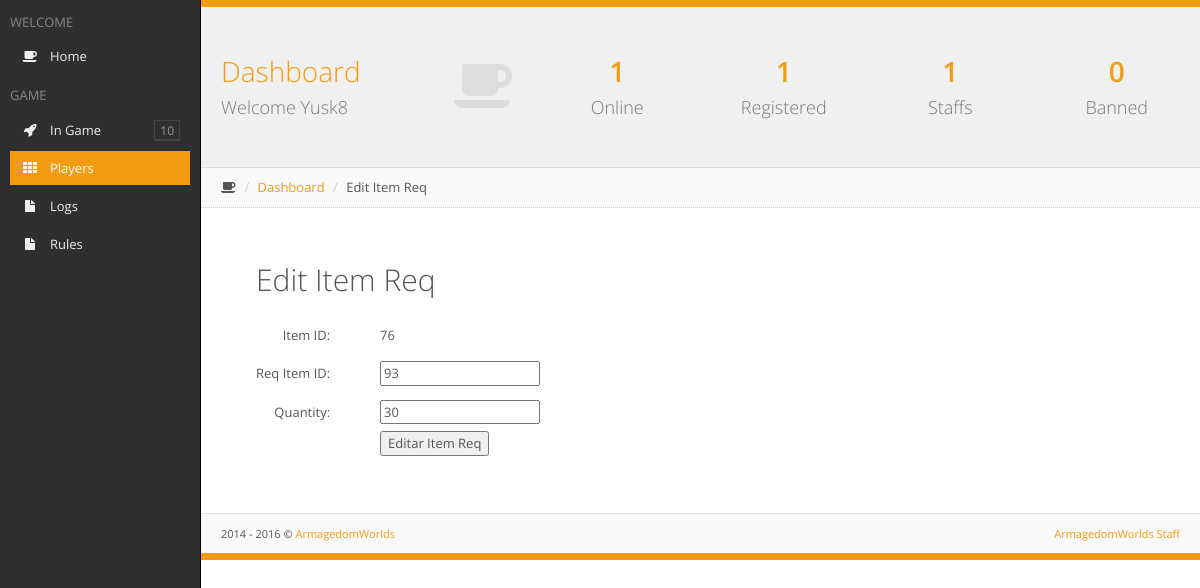
The app's page /Account/additemreq.php?edit=76 (signed in) with its own data.
### tables this page shows
CREATE TABLE `items_requirements` (
  `ItemID` int(11) UNSIGNED NOT NULL,
  `ReqItemID` int(11) UNSIGNED NOT NULL,
  `Quantity` smallint(6) UNSIGNED NOT NULL
);

### Account/template/css/fonts/config.php (called while the page is built, shortened)
<?php
	$useron = $_SESSION['userlog'];
	$passon = $_SESSION['passlog'];
	if(!(empty($passon))){
		$user = addslashes($useron);
		$pass = addslashes($passon);
		$busca_user = mysql_query("SELECT * FROM users WHERE Name='$user' AND Hash='$pass'");
		$fetch_user = mysql_fetch_array($busca_user);
		$access = $fetch_user['Access'];
	$busca_servers = mysql_query("SELECT SUM(Count) FROM servers WHERE Online>0");
	$fetch_servers = mysql_fetch_array($busca_servers);
	$busca_users = mysql_query("SELECT id FROM users");
	$conta_users = mysql_num_rows($busca_users);
	$busca_staff = mysql_query("SELECT id FROM users WHERE Access>=40");
	$conta_staff = mysql_num_rows($busca_staff);
	$busca_ban = mysql_query("SELECT id FROM users WHERE Access<1");
	$conta_ban = mysql_num_rows($busca_ban);
	}
?>

### Account/additemreq.php (the view, shortened to what this page needs)
<?php
	if(!(include "template/css/fonts/config.php")){
		die("<center>FATAL ERROR: Arquivo de configuração não encontrado</center>");
	}
?>
<?php if(!(empty($passon)) && ($access < 60)){ ?>
<html>
	<head>
		<title>Restricted Access</title>
		<link rel="stylesheet" href="template/css/style.css">
		<link rel='stylesheet' id='open-sans-css'  href='//fonts.googleapis.com/css?family=Open+Sans%3A300italic%2C400italic%2C600italic%2C300%2C400%2C600&#038;subset=latin%2Clatin-ext&#038;ver=4.0-alpha' type='text/css' media='all' />
	</head>
	<body>
		<div id="tudo">
			<div>&nbsp </div>
			<div id="conteudo" class="shadow">
				<div style="height: 30px;">&nbsp </div>
				<p><center>Only Administrators have access to the Panel of Item Req</center></p>
				<p><a href="../"><center>&raquo Back to Game</center></a></p>
			</div>
		</div>
	</body>
</html>
<?php }else if(!(empty($passon))){ ?>
<!DOCTYPE html>
<html class=" js no-touch">
<head>
	<link rel="stylesheet" href="template/css/bootstrap-1.5.css">
	<link rel="stylesheet" href="template/css/plugins-1.5.css">
	<link rel="stylesheet" href="template/css/main-1.5.css">
	<link rel="stylesheet" href="template/css/themes.css">
</head>
<body class="header-fixed-top sidebar-left-pinned">
<div id="sidebar-left" class="enable-hover">
	<div class="sidebar-content">
		<div class="slimScrollDiv" style="position: relative; overflow: hidden; width: auto; height: 573px;">
			<div class="sidebar-left-scroll" style="overflow: hidden; width: auto; height: 573px;">
				<ul class="sidebar-nav">
					<li><h2 class="sidebar-header">WELCOME</h2></li>
					<li><a href="index.php"><i class="fa fa-coffee"></i>Home</a></li>
					<li><h2 class="sidebar-header">GAME</h2></li>
					<li><a style="cursor: pointer;" class="menu-link"><i class="fa fa-rocket"></i>In Game</a>
					</li>
					<li><a href="busca.php" class=" active"><i class="fa fa-th"></i>Players</a></li>
					<li><a href="logs.php"><i class="fa fa-file"></i>Logs</a></li>
					<li><a href="rules.php"><i class="fa fa-file"></i>Rules</a></li>
				</ul>
			</div>
		</div>
	</div>
</div>
<div id="page-container" class="full-width">
	<div id="fx-container" class="fx-opacity"><div id="page-content" class="block">
		<div class="block-header">
			<div class="row remove-margin">
				<div class="col-md-4">
					<a href="" class="header-title-link">
						<h1><i class="fa fa-coffee animation-expandUp"></i>Dashboard<br><small>Welcome <?php echo $useron; ?></small></h1>
					</a>
				</div>
				<div class="col-md-8">
					<div class="row">
						<div class="col-sm-6">
							<div class="row">
								<div class="col-xs-6">
									<a href="lista.php?online" class="header-link">
										<h1 class="animation-pullDown">
											<strong><?php echo $fetch_servers[0]; ?></strong><br><small>Online</small>
										</h1>
									</a>
								</div>
								<div class="col-xs-6">
									<a class="header-link">
										<h1 class="animation-pullDown">
											<strong><?php echo $conta_users; ?></strong><br><small>Registered</small>
										</h1>
									</a>
								</div>
							</div>
						</div>
						<div class="col-sm-6">
							<div class="row">
								<div class="col-xs-6">
									<a href="lista.php?staffs" class="header-link">
										<h1 class="animation-pullDown">
											<strong><?php echo $conta_staff; ?></strong><br><small>Staffs</small>
										</h1>
									</a>
								</div>
								<div class="col-xs-6">
									<a href="lista.php?ban" class="header-link">
										<h1 class="animation-pullDown">
											<strong><?php echo $conta_ban; ?></strong><br><small>Banned</small>
										</h1>
									</a>
								</div>
							</div>
						</div>
					</div>
				</div>
			</div>
		</div>
		<ul class="breadcrumb breadcrumb-top">
			<li><i class="fa fa-coffee"></i></li>
			<li><a href="index.php">Dashboard</a></li>
			<li><?php if(!(isset($_GET['edit']))){ ?>Add Item Req<?php }else{ ?>Edit Item Req<?php } ?></li>
		</ul>
		<div class="row gutter30">
		<?php if(!(isset($_GET['edit']))){ ?>
			<div style='padding: 10px 50px 10px 50px;'>
			<h2>Add Item Req</h2>
				<br />
				<?php
					if(isset($_POST['add'])){
						$itemid = addslashes($_POST['iid']);
						$reqid = addslashes($_POST['riid']);
						$quant = addslashes($_POST['qua']);
						$busca_it_add = mysql_query("SELECT items_requirements WHERE ItemID='$itemid'");
						$conta_it_add = mysql_num_rows($busca_it_add);
						if(empty($itemid) || empty($reqid)){
							echo "<b style='color: red'>Fill in all fields correctly</b>";
						}else if($conta_it_add > 0){
							echo "<b style='color: red'>There is already a Shop Item with that ID</b>";
						}else{
							if(mysql_query("INSERT INTO items_requirements (`ItemID`, `ReqItemID`, `Quantity`) VALUES ('$itemid', '$reqid', '$quant')")){
							mysql_query("INSERT INTO admin_logs (`staff`, `info`, `ip`) VALUES ('$user', 'Added the item req: $itemid', '$ip')");
								echo "<b style='color: green'>Item Req Add with Sucess.</b>";
							}else{
								echo "<b style='color: red'>All fields have been filled in correctly, but an error occurred when sending to the database, please try again later</b>";
							}
						}
						echo "<br /><br />";
					}
				?>
			</div>
			<form action="" method="POST">
				<table>
					<tr>
						<td style='border: 1px #000; padding: 10px 50px 10px 50px;' align="right">Item ID <font color="red" style="font-size: 10px;">(Only Numbers)</font>: </td><td><input type="text" name="iid" value="<?php echo $_POST['iid']; ?>"></td>
					</tr>
					<tr>
						<td style='border: 1px #000; padding: 10px 50px 10px 50px;' align="right">Req Item ID <font color="red" style="font-size: 10px;">(Only Numbers)</font>: </td><td><input type="text" name="riid" value="<?php echo $_POST['riid']; ?>"></td>
					</tr>
					<tr>
						<td style='border: 1px #000; padding: 10px 50px 10px 50px;' align="right">Quantity <font color="red" style="font-size: 10px;">(Only Numbers)</font>: </td><td><input type="text" name="qua" value="<?php echo $_POST['qua']; ?>"></td>
					</tr>
					<tr><td style="border: 1px #000; padding: 10px 50px 10px 50px;"></td><td><input type="submit" name="add" value="Add Item Req"></td></tr>
				</table>
			</form>
		<?php }else{ ?>
			<div style='padding: 10px 50px 10px 50px;'>
				<h2>Edit Item Req</h2>
			</div>
				<?php
					$edit = addslashes($_GET['edit']);
					$busca_edit = mysql_query("SELECT * FROM items_requirements WHERE ItemID=$edit");
					$conta_edit = mysql_num_rows($busca_edit);
					if($conta_edit > 0){
						$fetch_edit = mysql_fetch_array($busca_edit);
						$edit_itemid = $fetch_edit['ItemID'];
						$edit_reqid = $fetch_edit['ReqItemID'];
						$edit_quant = $fetch_edit['Quantity'];
				?>
					<form action="" method="POST">
						<table>
							<tr>
								<td style='border: 1px #000; padding: 10px 50px 10px 50px;' align="right">Item ID: </td><td><?php echo $edit_itemid; ?></td>
							</tr>
							<tr>
								<td style='border: 1px #000; padding: 10px 50px 10px 50px;' align="right">Req Item ID: </td><td><input type="text" name="ed_rqid" value="<?php echo $edit_reqid; ?>"></td>
							</tr>
							<tr>
								<td style='border: 1px #000; padding: 10px 50px 10px 50px;' align="right">Quantity: </td><td><input type="text" name="ed_qua" value="<?php echo $edit_quant; ?>"></td>
							</tr>
							<tr><td style="border: 1px #000; padding: 10px 50px 10px 50px;"></td><td><input type="hidden" name="ed_iid" value="<?php echo $edit_itemid; ?>"><input type="submit" name="edd" value="Editar Item Req"></td></tr>
						</table>
					</form>
			<?php
				}else{
					echo "<b>There's no Item Req with that ID</b>";
				}
			?>
		<?php } ?>
		<br /><br /><br />
		</div>
	</div>
	<footer class="clearfix">
		<div class="pull-right">
			<a href="" target="_blank">ArmagedomWorlds Staff</a>
		</div>
		<div class="pull-left">
			<span>2014 - 2016</span> © <a href="/" target="_blank">ArmagedomWorlds</a>
		</div>
	</footer>
	</div>
</div>
</body>
</html>
<?php }else{ ?>
	<?php include "login.php"; ?>
<?php } ?>

### records on screen
items_requirements: ItemID "76", ed_rqid "93", ed_qua "30"

### other values on screen
$useron "Yusk8"
$fetch_servers[0] "1"
$conta_users "1"
$conta_staff "1"
$conta_ban "0"
